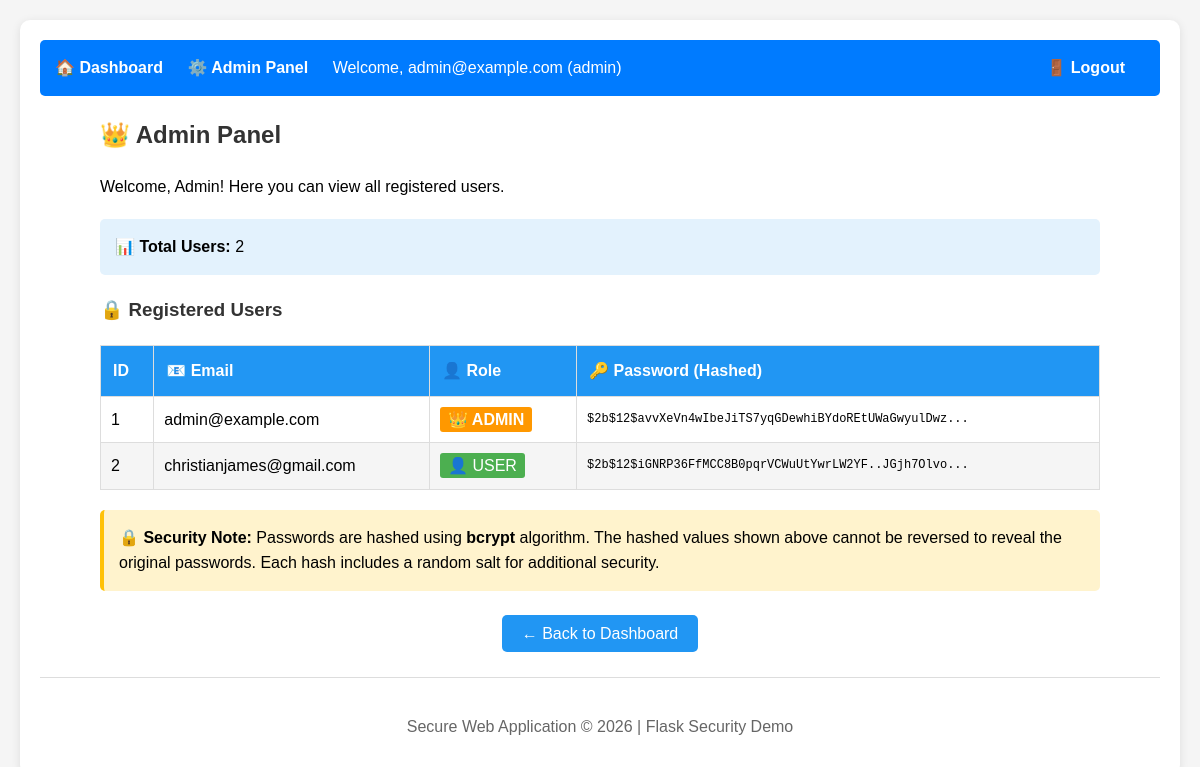
The page /admin (signed in) on the database its author committed.
### app.py (models this page shows, shortened)
class User(db.Model, UserMixin):
    id = db.Column(db.Integer, primary_key=True)
    email = db.Column(db.String(120), unique=True, nullable=False)
    password = db.Column(db.String(200), nullable=False)
    role = db.Column(db.String(20), default="user")

### app.py (the view)
@app.route("/admin")
@login_required
def admin():
    if current_user.role != "admin":
        flash("Access denied. Admin privileges required.", "danger")
        return redirect(url_for('dashboard'))
    users = User.query.all()
    return render_template("admin_panel.html", users=users)

### app.py (called while the page is built)
@app.after_request
def add_security_headers(response):
    response.headers['X-Content-Type-Options'] = 'nosniff'
    response.headers['X-Frame-Options'] = 'DENY'
    response.headers['X-XSS-Protection'] = '1; mode=block'
    return response

@login_manager.user_loader
def load_user(user_id):
    return User.query.get(int(user_id))

### templates/admin_panel.html
{% extends "base.html" %}
{% block content %}
<div style="max-width: 1000px; margin: 0 auto;">
    <h2>👑 Admin Panel</h2>
    <p>Welcome, Admin! Here you can view all registered users.</p>
    <div style="background-color: #e3f2fd; padding: 15px; border-radius: 5px; margin: 20px 0;">
        <strong>📊 Total Users:</strong> {{ users|length }}
    </div>
    <h3>🔒 Registered Users</h3>
    {% if users %}
    <table style="width: 100%; border-collapse: collapse; margin: 20px 0; background-color: white;">
        <thead>
            <tr style="background-color: #2196F3; color: white;">
                <th style="padding: 12px; text-align: left; border: 1px solid #ddd;">ID</th>
                <th style="padding: 12px; text-align: left; border: 1px solid #ddd;">📧 Email</th>
                <th style="padding: 12px; text-align: left; border: 1px solid #ddd;">👤 Role</th>
                <th style="padding: 12px; text-align: left; border: 1px solid #ddd;">🔑 Password (Hashed)</th>
            </tr>
        </thead>
        <tbody>
            {% for user in users %}
            <tr style="{% if loop.index % 2 == 0 %}background-color: #f5f5f5;{% endif %}">
                <td style="padding: 10px; border: 1px solid #ddd;">{{ user.id }}</td>
                <td style="padding: 10px; border: 1px solid #ddd;">{{ user.email }}</td>
                <td style="padding: 10px; border: 1px solid #ddd;">
                    {% if user.role == 'admin' %}
                        <span style="background-color: #ff9800; color: white; padding: 4px 8px; border-radius: 3px; font-weight: bold;">
                            👑 ADMIN
                        </span>
                    {% else %}
                        <span style="background-color: #4CAF50; color: white; padding: 4px 8px; border-radius: 3px;">
                            👤 USER
                        </span>
                    {% endif %}
                </td>
                <td style="padding: 10px; border: 1px solid #ddd; font-family: monospace; font-size: 12px; word-break: break-all;">
                    {{ user.password[:50] }}...
                </td>
            </tr>
            {% endfor %}
        </tbody>
    </table>
    <div style="background-color: #fff3cd; padding: 15px; border-radius: 5px; margin: 20px 0; border-left: 4px solid #ffc107;">
        <strong>🔒 Security Note:</strong> Passwords are hashed using <strong>bcrypt</strong> algorithm.
        The hashed values shown above cannot be reversed to reveal the original passwords.
        Each hash includes a random salt for additional security.
    </div>
    {% else %}
    <div style="background-color: #f8d7da; padding: 20px; border-radius: 5px; text-align: center;">
        <p>No users found in the database.</p>
    </div>
    {% endif %}
    <div style="margin-top: 30px; text-align: center;">
        <a href="{{ url_for('dashboard') }}" style="background-color: #2196F3; color: white; padding: 10px 20px; text-decoration: none; border-radius: 5px;">
            ← Back to Dashboard
        </a>
    </div>
</div>
{% endblock %}

### templates/base.html (shortened to what this page needs)
<!DOCTYPE html>
<html>
<head>
</head>
<body>
    <div class="container">
        <div class="nav-bar">
            {% if current_user.is_authenticated %}
                <a href="/dashboard">🏠 Dashboard</a>
                {% if current_user.role == "admin" %}
                    <a href="/admin">⚙️ Admin Panel</a>
                {% endif %}
                <span>Welcome, {{ current_user.email }} ({{ current_user.role }})</span>
                <a href="/logout" style="float: right;">🚪 Logout</a>
            {% else %}
                <a href="/login">🔐 Login</a>
                <a href="/register">📝 Register</a>
            {% endif %}
        </div>
        <main>
            {% block content %}{% endblock %}
        </main>
        <footer style="margin-top: 30px; padding-top: 20px; border-top: 1px solid #ddd; text-align: center; color: #666;">
            <p>Secure Web Application &copy; 2026 | Flask Security Demo</p>
        </footer>
    </div>
</body>
</html>

### templates/base.html (style rules this page uses)
body { font-family: Arial, sans-serif; margin: 0; padding: 20px; background-color: #f5f5f5; line-height: 1.6; }
.container { max-width: 1200px; margin: 0 auto; background: white; padding: 20px; border-radius: 10px; box-shadow: 0 2px 10px rgba(0,0,0,0.1); }
.nav-bar { background-color: #007bff; padding: 15px; border-radius: 5px; margin-bottom: 20px; }
.nav-bar a { color: white; margin-right: 20px; text-decoration: none; font-weight: bold; }
.nav-bar span { color: white; margin-right: 20px; }
h1, h2, h3 { color: #333; }

### rows shown on the page
User: email "admin@example.com", role "admin", id "1", shows "👑 ADMIN", password "$2b$12$avvXeVn4wIbeJiTS7yqGDewhiBYdoREtUWaGwyulDwz"
User: id "2", email "christianjames@gmail.com", role "👤 USER", password "$2b$12$iGNRP36FfMCC8B0pqrVCWuUtYwrLW2YF..JGjh7Olvo"

### other values the page prints
{{ users|length }} "2"
